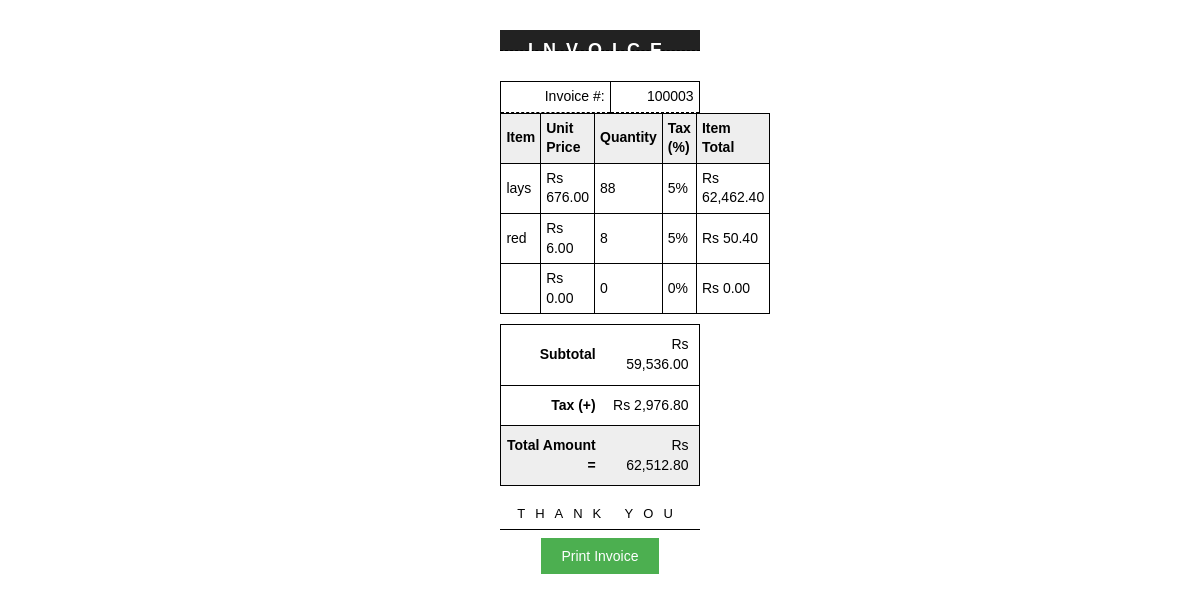
Screenshot of /invoice_new_try.php?id=100003 with the database file from the repository.
### tables this page shows
CREATE TABLE `order_new` (
  `order_new_id` int(50) NOT NULL,
  `code` varchar(200) NOT NULL,
  `name` varchar(200) NOT NULL,
  `bos` varchar(300) NOT NULL,
  `sak` varchar(300) NOT NULL,
  `qty` int(200) NOT NULL,
  `rate` int(200) NOT NULL,
  `tax` int(200) NOT NULL,
  `total` float NOT NULL,
  `order_uid` int(200) NOT NULL
);

### invoice_new_try.php (the view, shortened to what this page needs)
<!DOCTYPE html>
<head>
    <link rel='stylesheet' type='text/css' href='css/style.css'/>
    <link rel='stylesheet' type='text/css' href='css/print.css' media="print"/>
</head>
<body>
<div id="page-wrap">
    <div id="header">INVOICE</div>
    <table id="meta">
        <tr>
            <td>Invoice #:</td>
            <td><?php echo $_GET['id']; ?></td>
        </tr>
    </table>
    <?php
        include('db_connect.php');
        $getid = $_GET['id'];
        $result = mysqli_query($con, "SELECT * FROM order_new WHERE order_uid='$getid'");
        $subtotal = 0;
        $taxTotal = 0;
        $final_price = 0;
    ?>
    <table id="items">
        <tr>
            <th>Item</th>
            <th>Unit Price</th>
            <th>Quantity</th>
            <th>Tax (%)</th>
            <th>Item Total</th>
        </tr>
        <?php while ($row = mysqli_fetch_array($result)) : ?>
            <?php
                $itemTotal = $row['qty'] * $row['rate'] * (1 + $row['tax'] / 100);
                $subtotal += $row['qty'] * $row['rate'];
                $taxTotal += ($row['qty'] * $row['rate'] * $row['tax']) / 100;
                $final_price = $subtotal + $taxTotal;
            ?>
            <tr>
                <td><?php echo $row['name']; ?></td>
                <td><?php echo 'Rs ' . number_format($row['rate'], 2); ?></td>
                <td><?php echo $row['qty']; ?></td>
                <td><?php echo $row['tax']; ?>%</td>
                <td><?php echo 'Rs ' . number_format($itemTotal, 2); ?></td>
            </tr>
        <?php endwhile; ?>
    </table>
    <table id="items">
        <tr>
            <td colspan="3" class="total-line">Subtotal</td>
            <td class="total-value">Rs <?php echo number_format($subtotal, 2); ?></td>
        </tr>
        <tr>
            <td colspan="3" class="total-line">Tax (+)</td>
            <td class="total-value">Rs <?php echo number_format($taxTotal, 2); ?></td>
        </tr>
        <tr>
            <td colspan="3" class="total-line balance">Total Amount =</td>
            <td class="total-value balance">Rs <?php echo number_format($final_price, 2); ?></td>
        </tr>
    </table>
    <div id="terms">
        <h5>THANK YOU</h5>
    </div>
    <div align='center'>
        <input class="button" id="printbtn" type="button" value="Print Invoice" onclick="window.print();">
    </div>
</div>
</body>
</html>

### css/style.css (style rules this page uses)
* { margin: 0; padding: 0; }
body { font: 14px/1.4 Georgia, serif; }
#page-wrap { width: 800px;max-width: 58mm; margin: 0 auto; }
table { border-collapse: collapse; }
table td, table th { border: 1px solid black; padding: 5px; }
#header { height: 15px; width: 100%; margin: 20px 0; background: #222; text-align: center; color: white; font: bold 15px Helvetica, Sans-Serif; text-decoration: uppercase; letter-spacing: 10px; padding: 4px 0px; }
#meta { margin-top: 1px; width: 400px; float: right; }
#meta td { text-align: right; }
#items { clear: both; width: 100%; margin: 30px 0 0 0; border: 1px solid black; }
#items th { background: #eee; }
#items td.total-line { border-right: 0; text-align: right; }
#items td.total-value { border-left: 0; padding: 10px; }
#items td.balance { background: #eee; }
#terms { text-align: center; margin: 20px 0 0 0; }
#terms h5 { text-transform: uppercase; font: 13px Helvetica, Sans-Serif; letter-spacing: 10px; border-bottom: 1px solid black; padding: 0 0 8px 0; margin: 0 0 8px 0; }

### invoice_new_try.php (style rules this page uses)
* { margin: 0; padding: 0; box-sizing: border-box; }
body { font-family: Arial, sans-serif; font-size: 14px; line-height: 1.4; }
#page-wrap { max-width: 58mm; margin: 0 auto; padding: 10px; }
#header { text-align: center; font-weight: bold; font-size: 18px; padding: 10px 0; border-bottom: 1px dashed #000; }
#meta, #items { width: 100%; margin-top: 10px; font-size: 14px; }
table { width: 100%; border-collapse: collapse; font-size: 14px; }
table th, table td { padding: 5px; border-bottom: 1px dashed #000; }
table th { text-align: left; background-color: #f0f0f0; font-weight: bold; }
.total-line { text-align: right; font-weight: bold; }
.total-value { text-align: right; }
#terms { text-align: center; margin-top: 20px; font-size: 12px; }
.button { background-color: #4CAF50; color: white; padding: 10px 20px; border: none; cursor: pointer; font-size: 14px; }

### rows the page displays
order_new: name "lays", rate "676.00", qty "88", tax "5", itemTotal "62,462.40"
order_new: name "red", rate "6.00", qty "8", tax "5", itemTotal "50.40"
order_new: rate "0.00", qty "0", tax "0", itemTotal "0.00"

### other values shown
$_GET['id'] "100003"
$subtotal "59,536.00"
$taxTotal "2,976.80"
$final_price "62,512.80"
